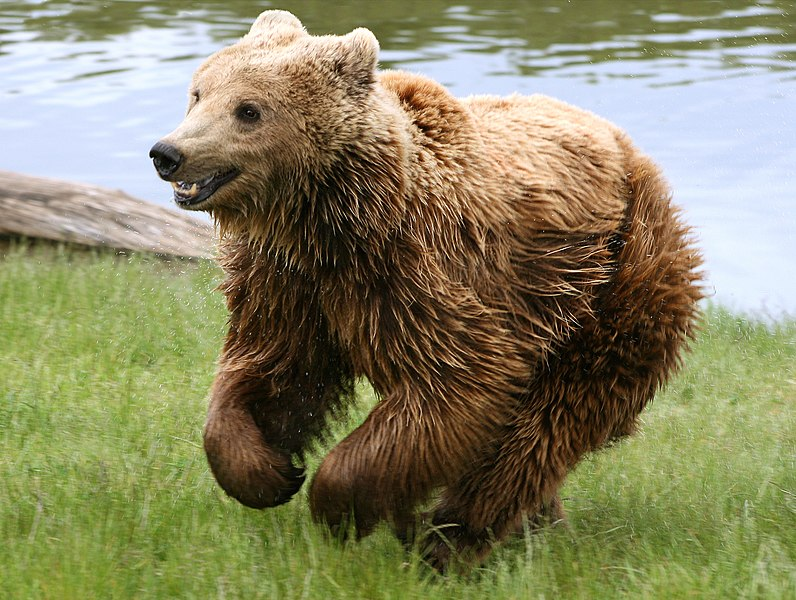
//> input picture bear.jpeg, 796 x 600 px
$ ./main   (built with g++ and OpenCV 4)
//> lines starting //> are read from the running program, lines starting //| are printed output that depends on the picture
// STL includes
#include <iostream>
#include <filesystem>

// OpenCV includes
#include <opencv2/opencv.hpp>
#include <opencv2/core.hpp>
#include <opencv2/core/types.hpp>
#include <opencv2/imgcodecs.hpp>
//#include <opencv2/highgui.hpp>
#include <opencv2/imgproc.hpp>
#include <opencv2/core/hal/interface.h>

struct Shape
{
	int rows;
	int cols;
	int chans;
};

// Read an image from a path and return it as a cv::Mat
cv::Mat readImage(const std::filesystem::path& imagePath)
{
	return cv::imread(imagePath.string());
}

// Convert an image to the CIELAB color space
void rgbToCIELAB(cv::Mat& image)
{
	cv::cvtColor(image, image, cv::COLOR_BGR2Lab);
}

// Convert an image from the CIELAB color space
void cielabToRGB(cv::Mat& image)
{
    cv::cvtColor(image, image, cv::COLOR_Lab2BGR);
}

// [35 lines of commented-out code are left out]

cv::Mat imageQuantization(cv::Mat inputImage, int numberOfClusters = 2, int iterations = 1) {

    //step 1 : map the src to the samples
    cv::Mat samples(inputImage.total(), 3, CV_32F);
    auto samples_ptr = samples.ptr<float>(0);
    for (int row = 0; row != inputImage.rows; ++row) {
        auto src_begin = inputImage.ptr<uchar>(row);
        auto src_end = src_begin + inputImage.cols * inputImage.channels();
        //auto samples_ptr = samples.ptr<float>(row * src.cols);
        while (src_begin != src_end) {
            samples_ptr[0] = src_begin[0];
            samples_ptr[1] = src_begin[1];
            samples_ptr[2] = src_begin[2];
            samples_ptr += 3; src_begin += 3;
        }
    }

    //step 2 : apply kmeans to find labels and centers
    int clusterCount = numberOfClusters; //Number of clusters to split the set by
    cv::Mat labels;
    int attempts = iterations; //Number of times the algorithm is executed using different initial labels
    cv::Mat centers;
    int flags = cv::KMEANS_PP_CENTERS;
    cv::TermCriteria criteria = cv::TermCriteria(cv::TermCriteria::MAX_ITER | cv::TermCriteria::EPS,
        10, 0.01);

    //the call to kmeans:
    cv::kmeans(samples, clusterCount, labels, criteria, attempts, flags, centers);

    //step 3 : map the centers to the output
    cv::Mat clusteredImage(inputImage.size(), inputImage.type());
    for (int row = 0; row != inputImage.rows; ++row) {
        auto clusteredImageBegin = clusteredImage.ptr<uchar>(row);
        auto clusteredImageEnd = clusteredImageBegin + clusteredImage.cols * 3;
        auto labels_ptr = labels.ptr<int>(row * inputImage.cols);

        while (clusteredImageBegin != clusteredImageEnd) {
            int const cluster_idx = *labels_ptr;
            auto centers_ptr = centers.ptr<float>(cluster_idx);
            clusteredImageBegin[0] = centers_ptr[0];
            clusteredImageBegin[1] = centers_ptr[1];
            clusteredImageBegin[2] = centers_ptr[2];
            clusteredImageBegin += 3; ++labels_ptr;
        }
    }

    //return the output:
    return clusteredImage;
}

int main(int argc, char** argv) {
	std::filesystem::path path{ "bear.jpeg" };
	cv::Mat image = readImage(path);
//> image is the input picture: 600 rows x 796 cols, CV_8UC3; mean B, G, R 99.3, 132.8, 135.9
	cv::imshow("RGB", image);
	rgbToCIELAB(image);
//> in rgbToCIELAB, `cv::cvtColor(image, image, cv::COLOR_BGR2Lab);`: image: 600 rows x 796 cols, CV_8UC3; mean of channels 0, 1, 2 137.5, 124.7, 146.8
	cv::imshow("CIELAB", image);
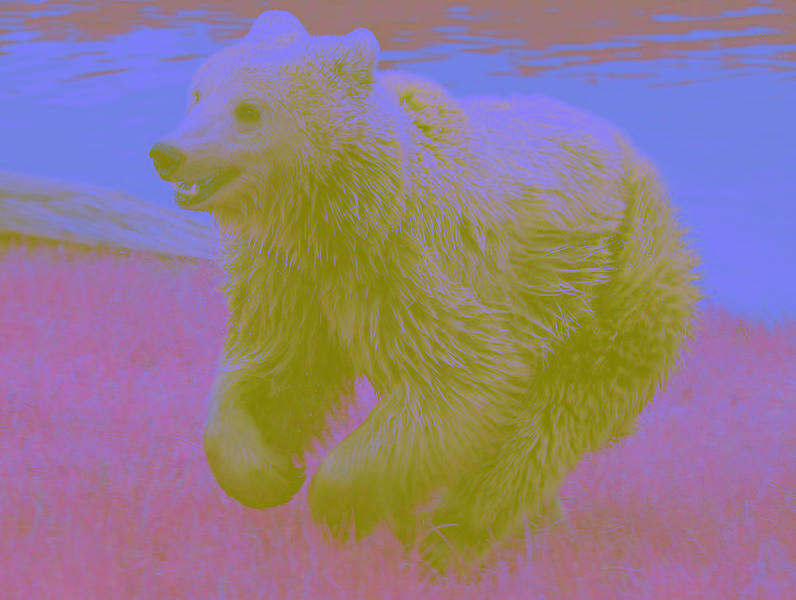
//> window 'CIELAB': 600 rows x 796 cols, CV_8UC3; mean B, G, R 137.5, 124.7, 146.8
	image = imageQuantization(image);
//> in imageQuantization, `cv::kmeans(samples, clusterCount, labels, criteria, attempts, flags, c..`: centers = [[57.03, 131.9, 145.4], [179.6, 121, 147.5]]
//> after the loop in imageQuantization, `for (int row = 0; row != inputImage.rows; ++row)`:
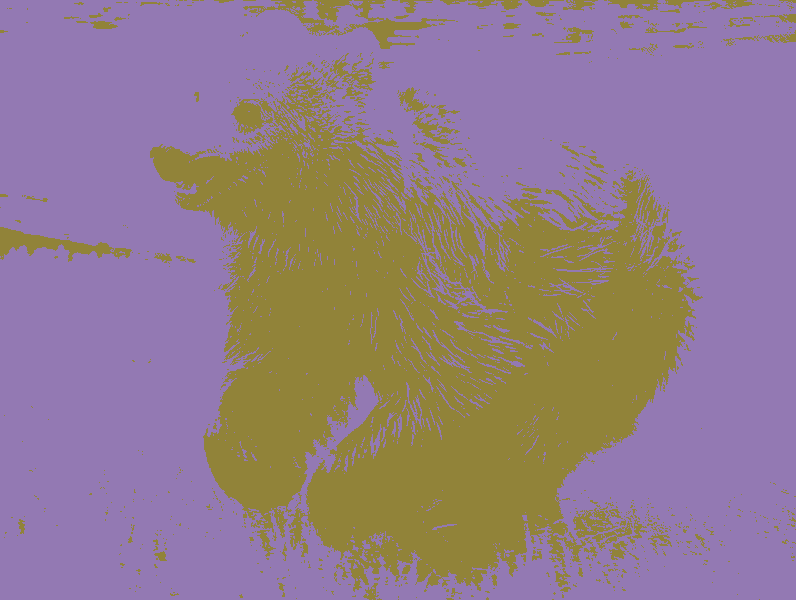
//> clusteredImage: 600 rows x 796 cols, CV_8UC3; mean B, G, R 137.1, 124.4, 146.3
	cv::imshow("CLUSTERED", image);
    cielabToRGB(image);
//> in cielabToRGB, `cv::cvtColor(image, image, cv::COLOR_Lab2BGR);`:
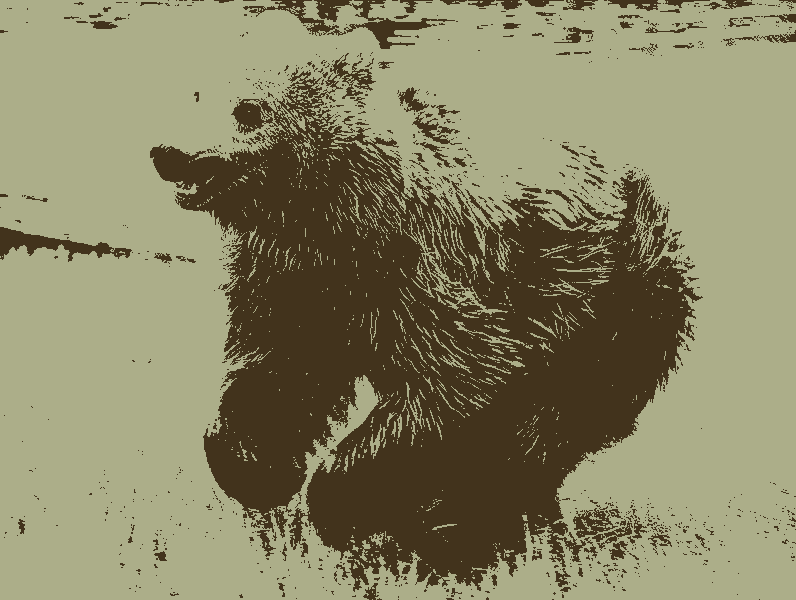
//> image: 600 rows x 796 cols, CV_8UC3; mean B, G, R 99.6, 131.8, 135.6
    cv::imshow("FINAL", image);
	int k = cv::waitKey(0); // Wait for a keystroke in the window
//> the space key is pressed

	return EXIT_SUCCESS;
}

$ run again, with moose.jpg copied over bear.jpeg
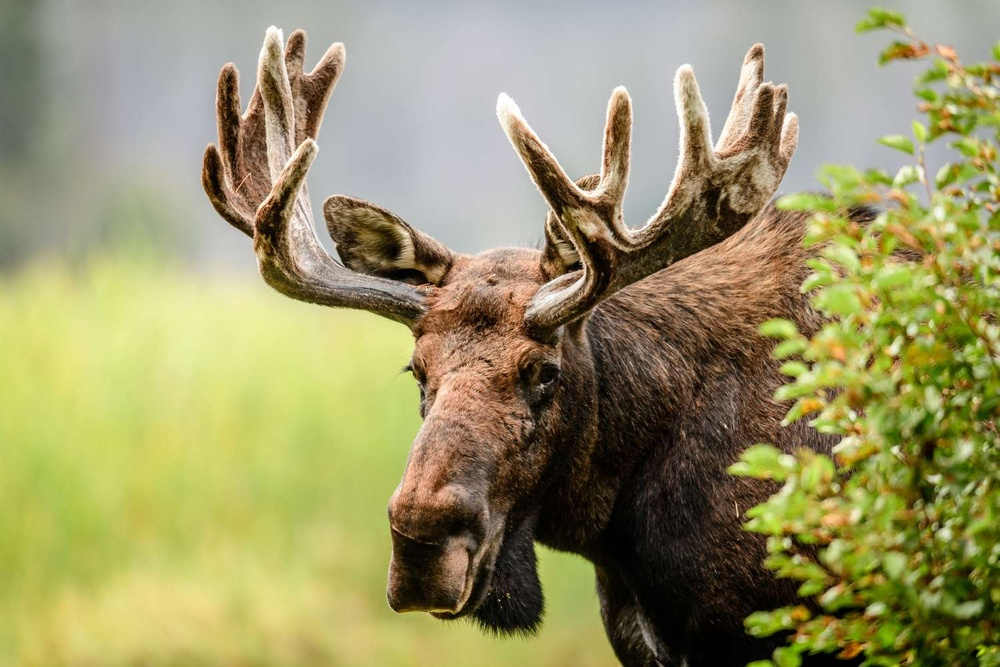
//> input picture moose.jpg, 1000 x 667 px, shrunk from 1500 x 1000 before the run
//> image is the input picture: 667 rows x 1000 cols, CV_8UC3; mean B, G, R 103.9, 149.7, 154.6
//> `cv::imshow("CIELAB", image);`:
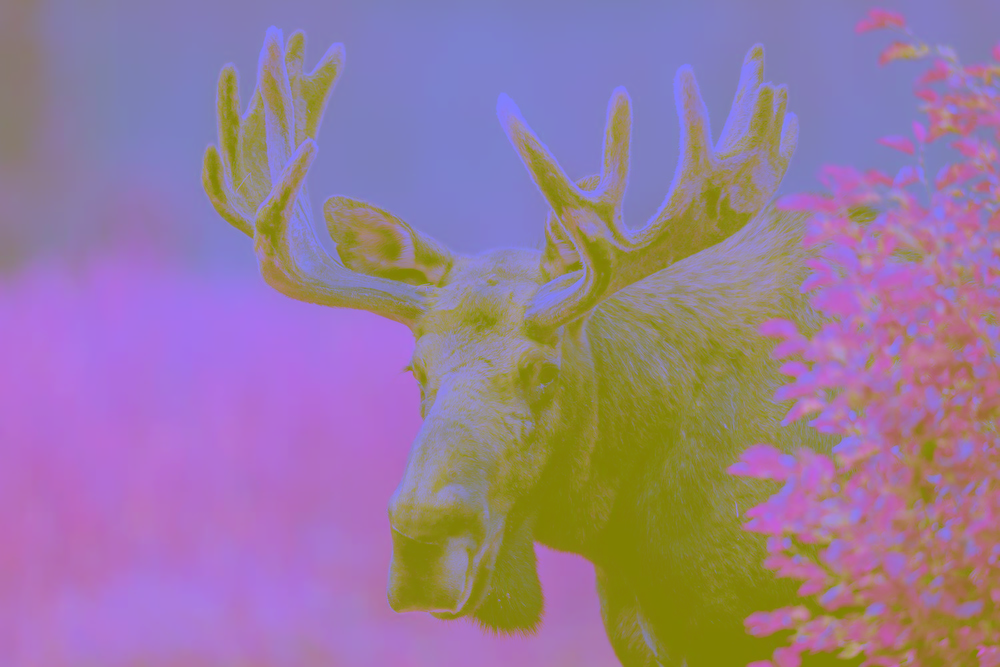
//> window 'CIELAB': 667 rows x 1000 cols, CV_8UC3; mean B, G, R 154.3, 123.8, 152
//> centers = [[190.1, 121.4, 154.6], [58.16, 130.1, 144.9]]
//> in cielabToRGB, `cv::cvtColor(image, image, cv::COLOR_Lab2BGR);`:
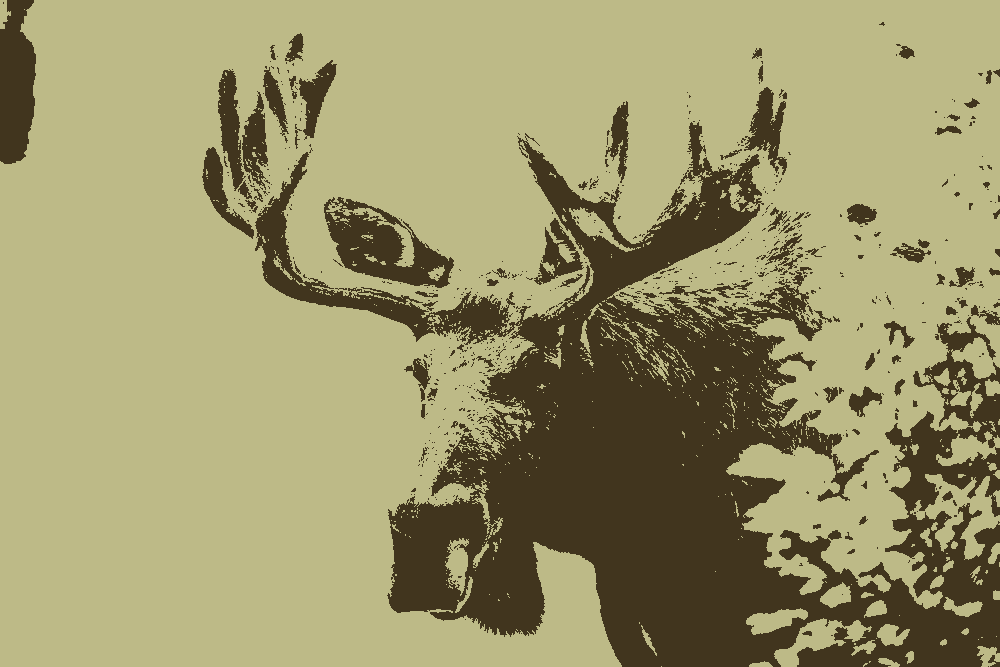
//> image: 667 rows x 1000 cols, CV_8UC3; mean B, G, R 106.5, 149.9, 155.4
